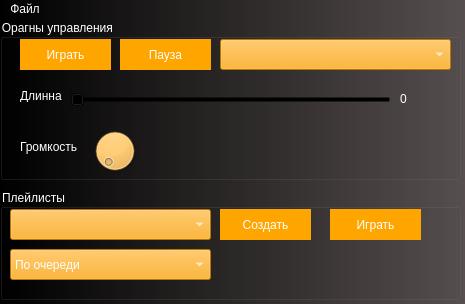
<?xml version="1.0" encoding="UTF-8"?>
<ui version="4.0">
 <class>MainWindow</class>
 <widget class="QMainWindow" name="MainWindow">
  <property name="geometry">
   <rect>
    <x>0</x>
    <y>0</y>
    <width>465</width>
    <height>304</height>
   </rect>
  </property>
  <property name="contextMenuPolicy">
   <enum>Qt::NoContextMenu</enum>
  </property>
  <property name="acceptDrops">
   <bool>false</bool>
  </property>
  <property name="windowTitle">
   <string>MainWindow</string>
  </property>
  <property name="toolTip">
   <string notr="true"/>
  </property>
  <property name="toolTipDuration">
   <number>0</number>
  </property>
  <property name="autoFillBackground">
   <bool>false</bool>
  </property>
  <property name="styleSheet">
   <string notr="true">color: white;
background-color: qlineargradient(spread:pad, x1:0, y1:0, x2:1, y2:0, stop:0 rgba(0, 0, 0, 255), stop:1 rgba(87, 79, 79,255))
</string>
  </property>
  <property name="toolButtonStyle">
   <enum>Qt::ToolButtonIconOnly</enum>
  </property>
  <property name="animated">
   <bool>false</bool>
  </property>
  <property name="documentMode">
   <bool>false</bool>
  </property>
  <property name="tabShape">
   <enum>QTabWidget::Rounded</enum>
  </property>
  <property name="dockNestingEnabled">
   <bool>false</bool>
  </property>
  <property name="unifiedTitleAndToolBarOnMac">
   <bool>false</bool>
  </property>
  <widget class="QWidget" name="centralwidget">
   <property name="styleSheet">
    <string notr="true">background-color: qlineargradient(spread:pad, x1:0, y1:0, x2:1, y2:0, stop:0 rgba(0, 0, 0, 255), stop:1 rgba(87, 79, 79,255))</string>
   </property>
   <widget class="QGroupBox" name="groupBox">
    <property name="geometry">
     <rect>
      <x>0</x>
      <y>0</y>
      <width>461</width>
      <height>161</height>
     </rect>
    </property>
    <property name="styleSheet">
     <string notr="true">background-color: rgba(0, 0, 0, 0);
color: white;
</string>
    </property>
    <property name="title">
     <string>Орагны управления </string>
    </property>
    <widget class="QPushButton" name="pushButton_4">
     <property name="geometry">
      <rect>
       <x>20</x>
       <y>20</y>
       <width>91</width>
       <height>31</height>
      </rect>
     </property>
     <property name="styleSheet">
      <string notr="true">font: 8pt &quot;Old English Text MT&quot;;
background-color: orange;
color: white; 
border-style: outset;

</string>
     </property>
     <property name="text">
      <string>Играть</string>
     </property>
    </widget>
    <widget class="QLabel" name="label_2">
     <property name="geometry">
      <rect>
       <x>20</x>
       <y>70</y>
       <width>47</width>
       <height>13</height>
      </rect>
     </property>
     <property name="styleSheet">
      <string notr="true">color: white;
background-color: rgba(0, 0, 0, 0);</string>
     </property>
     <property name="text">
      <string>Длинна</string>
     </property>
    </widget>
    <widget class="QSlider" name="horizontalSlider">
     <property name="geometry">
      <rect>
       <x>70</x>
       <y>70</y>
       <width>321</width>
       <height>21</height>
      </rect>
     </property>
     <property name="styleSheet">
      <string notr="true">background-color: rgba(0, 0, 0, 0);</string>
     </property>
     <property name="orientation">
      <enum>Qt::Horizontal</enum>
     </property>
    </widget>
    <widget class="QLabel" name="label">
     <property name="geometry">
      <rect>
       <x>20</x>
       <y>120</y>
       <width>61</width>
       <height>16</height>
      </rect>
     </property>
     <property name="styleSheet">
      <string notr="true">color: white;
background-color: rgba(0, 0, 0, 0);</string>
     </property>
     <property name="text">
      <string>Громкость</string>
     </property>
    </widget>
    <widget class="QDial" name="dial">
     <property name="geometry">
      <rect>
       <x>90</x>
       <y>100</y>
       <width>50</width>
       <height>64</height>
      </rect>
     </property>
     <property name="styleSheet">
      <string notr="true">background-color: orange;</string>
     </property>
     <property name="maximum">
      <number>100</number>
     </property>
    </widget>
    <widget class="QComboBox" name="comboBox_2">
     <property name="geometry">
      <rect>
       <x>220</x>
       <y>20</y>
       <width>231</width>
       <height>31</height>
      </rect>
     </property>
     <property name="styleSheet">
      <string notr="true">background-color: orange;
font: 16pt &quot;Andalus&quot;;
color: white;</string>
     </property>
    </widget>
    <widget class="QGroupBox" name="groupBox_2">
     <property name="geometry">
      <rect>
       <x>210</x>
       <y>210</y>
       <width>461</width>
       <height>211</height>
      </rect>
     </property>
     <property name="styleSheet">
      <string notr="true">background-color: rgba(0, 0, 0, 0);
color: white;
</string>
     </property>
     <property name="title">
      <string>Орагны управления </string>
     </property>
     <widget class="QPushButton" name="pushButton_5">
      <property name="geometry">
       <rect>
        <x>20</x>
        <y>20</y>
        <width>91</width>
        <height>31</height>
       </rect>
      </property>
      <property name="styleSheet">
       <string notr="true">font: 8pt &quot;Old English Text MT&quot;;
background-color: orange;
color: white; 
border-style: outset;

</string>
      </property>
      <property name="text">
       <string>Играть</string>
      </property>
     </widget>
     <widget class="QLabel" name="label_3">
      <property name="geometry">
       <rect>
        <x>20</x>
        <y>70</y>
        <width>47</width>
        <height>13</height>
       </rect>
      </property>
      <property name="styleSheet">
       <string notr="true">color: white;
background-color: rgba(0, 0, 0, 0);</string>
      </property>
      <property name="text">
       <string>Длинна</string>
      </property>
     </widget>
     <widget class="QSlider" name="horizontalSlider_2">
      <property name="geometry">
       <rect>
        <x>70</x>
        <y>70</y>
        <width>321</width>
        <height>21</height>
       </rect>
      </property>
      <property name="styleSheet">
       <string notr="true">background-color: rgba(0, 0, 0, 0);</string>
      </property>
      <property name="orientation">
       <enum>Qt::Horizontal</enum>
      </property>
     </widget>
     <widget class="QLabel" name="label_4">
      <property name="geometry">
       <rect>
        <x>20</x>
        <y>120</y>
        <width>61</width>
        <height>16</height>
       </rect>
      </property>
      <property name="styleSheet">
       <string notr="true">color: white;
background-color: rgba(0, 0, 0, 0);</string>
      </property>
      <property name="text">
       <string>Громкость</string>
      </property>
     </widget>
     <widget class="QDial" name="dial_2">
      <property name="geometry">
       <rect>
        <x>90</x>
        <y>100</y>
        <width>50</width>
        <height>64</height>
       </rect>
      </property>
      <property name="styleSheet">
       <string notr="true">background-color: orange;</string>
      </property>
     </widget>
     <widget class="QComboBox" name="comboBox_3">
      <property name="geometry">
       <rect>
        <x>180</x>
        <y>20</y>
        <width>201</width>
        <height>31</height>
       </rect>
      </property>
      <property name="styleSheet">
       <string notr="true">background-color: orange;
font: 16pt &quot;Andalus&quot;;
color: white;</string>
      </property>
     </widget>
    </widget>
    <widget class="QPushButton" name="pushButton_6">
     <property name="geometry">
      <rect>
       <x>120</x>
       <y>20</y>
       <width>91</width>
       <height>31</height>
      </rect>
     </property>
     <property name="styleSheet">
      <string notr="true">font: 8pt &quot;Old English Text MT&quot;;
background-color: orange;
color: white; 
border-style: outset;

</string>
     </property>
     <property name="text">
      <string>Пауза</string>
     </property>
    </widget>
    <widget class="QLabel" name="label_5">
     <property name="geometry">
      <rect>
       <x>400</x>
       <y>70</y>
       <width>31</width>
       <height>20</height>
      </rect>
     </property>
     <property name="text">
      <string>0</string>
     </property>
    </widget>
   </widget>
   <widget class="QGroupBox" name="groupBox_3">
    <property name="geometry">
     <rect>
      <x>0</x>
      <y>170</y>
      <width>461</width>
      <height>111</height>
     </rect>
    </property>
    <property name="styleSheet">
     <string notr="true">background-color: rgba(0, 0, 0, 0);
color: white;
</string>
    </property>
    <property name="title">
     <string>Плейлисты</string>
    </property>
    <widget class="QComboBox" name="comboBox">
     <property name="geometry">
      <rect>
       <x>10</x>
       <y>20</y>
       <width>201</width>
       <height>31</height>
      </rect>
     </property>
     <property name="styleSheet">
      <string notr="true">background-color: orange;
font: 8pt &quot;MS Serif&quot;;</string>
     </property>
    </widget>
    <widget class="QPushButton" name="pushButton_7">
     <property name="geometry">
      <rect>
       <x>220</x>
       <y>20</y>
       <width>91</width>
       <height>31</height>
      </rect>
     </property>
     <property name="styleSheet">
      <string notr="true">font: 8pt &quot;Old English Text MT&quot;;
background-color: orange;
color: white; 
border-style: outset;

</string>
     </property>
     <property name="text">
      <string>Создать</string>
     </property>
    </widget>
    <widget class="QPushButton" name="pushButton_8">
     <property name="geometry">
      <rect>
       <x>330</x>
       <y>20</y>
       <width>91</width>
       <height>31</height>
      </rect>
     </property>
     <property name="styleSheet">
      <string notr="true">font: 8pt &quot;Old English Text MT&quot;;
background-color: orange;
color: white; 
border-style: outset;

</string>
     </property>
     <property name="text">
      <string>Играть</string>
     </property>
    </widget>
    <widget class="QComboBox" name="comboBox_4">
     <property name="geometry">
      <rect>
       <x>10</x>
       <y>60</y>
       <width>201</width>
       <height>31</height>
      </rect>
     </property>
     <property name="styleSheet">
      <string notr="true">background-color: orange;
font: 8pt &quot;MS Serif&quot;;</string>
     </property>
     <item>
      <property name="text">
       <string>По очереди</string>
      </property>
     </item>
    </widget>
   </widget>
  </widget>
  <widget class="QMenuBar" name="menubar">
   <property name="geometry">
    <rect>
     <x>0</x>
     <y>0</y>
     <width>465</width>
     <height>21</height>
    </rect>
   </property>
   <widget class="QMenu" name="menu">
    <property name="styleSheet">
     <string notr="true">color-text: white;
</string>
    </property>
    <property name="title">
     <string>Файл</string>
    </property>
    <addaction name="action"/>
    <addaction name="action_2"/>
   </widget>
   <addaction name="menu"/>
  </widget>
  <action name="action">
   <property name="text">
    <string>Сохранить</string>
   </property>
  </action>
  <action name="action_2">
   <property name="text">
    <string>Открыть</string>
   </property>
  </action>
 </widget>
 <resources/>
 <connections/>
</ui>
